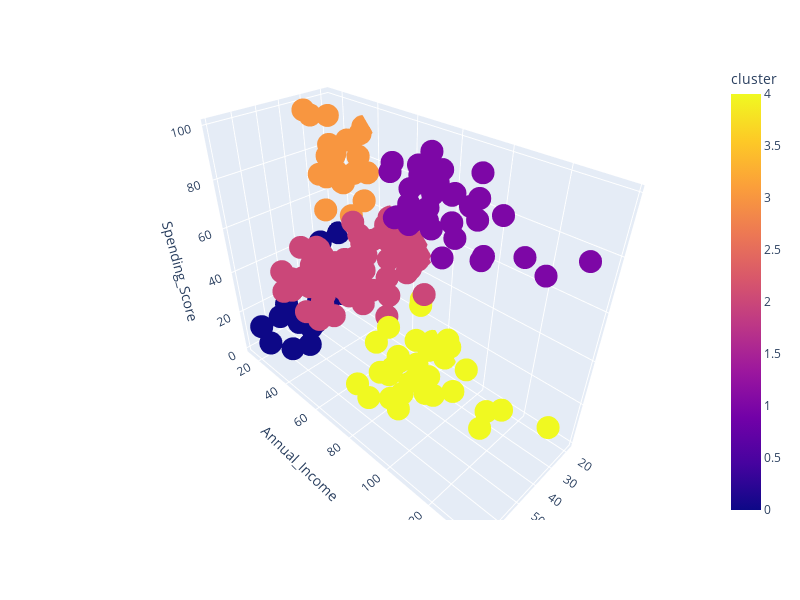

The notebook cell saved with this chart:
### Code cell
import numpy as np
import pandas as pd
import plotly.express as px
from sklearn.cluster import KMeans

# Load data
def load_data():
    dataset = pd.read_csv('DATASETS/Mall_Customers.csv')
    return dataset

dataset = load_data()

# Select features
X = dataset.iloc[:, [2,3,4]].values

# Select number of clusters
# For Jupyter notebooks, you need to manually set the number of clusters
num_clusters = 5

# Build Model
kmeansmodel = KMeans(n_clusters= num_clusters, init='k-means++', random_state=0, n_init=10)
y_kmeans= kmeansmodel.fit_predict(X)

# Visualization

df = pd.DataFrame(X, columns=['Age', 'Annual_Income', 'Spending_Score'])
df['cluster'] = y_kmeans

# Use a color scale that provides more colors
fig = px.scatter_3d(df, x='Age', y='Annual_Income', z='Spending_Score', color='cluster', color_continuous_scale=px.colors.sequential.Plasma)

# Update layout - You might want to adjust the height and width to better suit Jupyter notebook environment
fig.update_layout(height=600, width=800)

# Show plot
fig.show()

### Figure 1 — Plotly figure (JSON) as saved in the notebook; plotly's stock layout.template omitted (floating-point values rounded to 4 significant figures; data arrays with more than 128 entries replaced by an {"elided": "..."} marker saying what was removed)
{"data": [{"hovertemplate": "Age=%{x}<br>Annual_Income=%{y}<br>Spending_Score=%{z}<br>cluster=%{marker.color}<extra></extra>", "legendgroup": "", "marker": {"color": {"elided": "200 int values"}, "coloraxis": "coloraxis", "symbol": "circle"}, "mode": "markers", "name": "", "scene": "scene", "showlegend": false, "type": "scatter3d", "x": {"elided": "200 int values"}, "y": {"elided": "200 int values"}, "z": {"elided": "200 int values"}}], "layout": {"coloraxis": {"colorbar": {"title": {"text": "cluster"}}, "colorscale": [[0, "#0d0887"], [0.1111, "#46039f"], [0.2222, "#7201a8"], [0.3333, "#9c179e"], [0.4444, "#bd3786"], [0.5556, "#d8576b"], [0.6667, "#ed7953"], [0.7778, "#fb9f3a"], [0.8889, "#fdca26"], [1, "#f0f921"]]}, "height": 600, "legend": {"tracegroupgap": 0}, "margin": {"t": 60}, "scene": {"domain": {"x": [0, 1], "y": [0, 1]}, "xaxis": {"title": {"text": "Age"}}, "yaxis": {"title": {"text": "Annual_Income"}}, "zaxis": {"title": {"text": "Spending_Score"}}}, "width": 800}}
